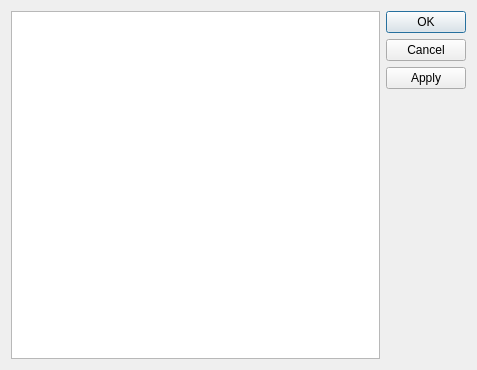
<?xml version="1.0" encoding="UTF-8"?>
<ui version="4.0">
 <class>linkage_dialog</class>
 <widget class="QDialog" name="linkage_dialog">
  <property name="geometry">
   <rect>
    <x>0</x>
    <y>0</y>
    <width>477</width>
    <height>370</height>
   </rect>
  </property>
  <property name="windowTitle">
   <string>Parameter linkages across series</string>
  </property>
  <property name="windowIcon">
   <iconset>
    <normaloff>../Icons/link.png</normaloff>../Icons/link.png</iconset>
  </property>
  <layout class="QHBoxLayout" name="horizontalLayout">
   <item>
    <widget class="QTableWidget" name="tbl_links"/>
   </item>
   <item>
    <widget class="QDialogButtonBox" name="buttonBox">
     <property name="orientation">
      <enum>Qt::Vertical</enum>
     </property>
     <property name="standardButtons">
      <set>QDialogButtonBox::Apply|QDialogButtonBox::Cancel|QDialogButtonBox::Ok</set>
     </property>
    </widget>
   </item>
  </layout>
 </widget>
 <resources/>
 <connections>
  <connection>
   <sender>buttonBox</sender>
   <signal>accepted()</signal>
   <receiver>linkage_dialog</receiver>
   <slot>accept()</slot>
   <hints>
    <hint type="sourcelabel">
     <x>248</x>
     <y>254</y>
    </hint>
    <hint type="destinationlabel">
     <x>157</x>
     <y>274</y>
    </hint>
   </hints>
  </connection>
  <connection>
   <sender>buttonBox</sender>
   <signal>rejected()</signal>
   <receiver>linkage_dialog</receiver>
   <slot>reject()</slot>
   <hints>
    <hint type="sourcelabel">
     <x>316</x>
     <y>260</y>
    </hint>
    <hint type="destinationlabel">
     <x>286</x>
     <y>274</y>
    </hint>
   </hints>
  </connection>
 </connections>
</ui>
